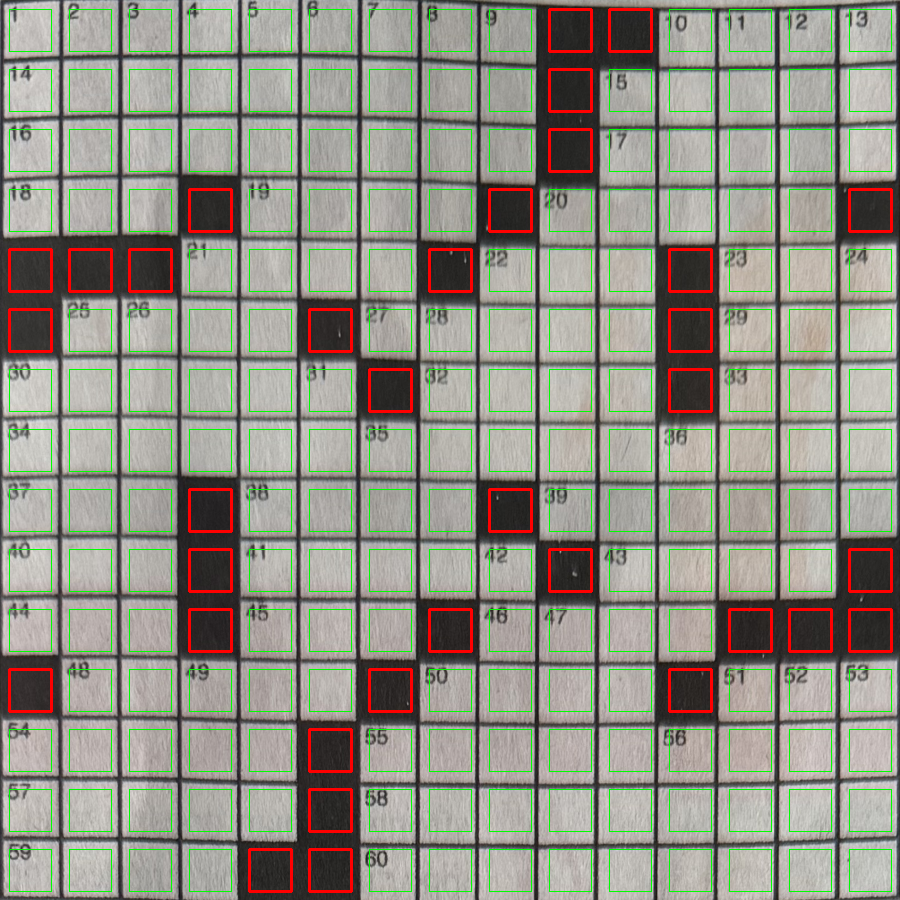
#> input picture crosswords/IMG_5041.debug.png, 900 x 900 px; its folder holds only this picture in this run
$ python extract_grid.py IMG_5041.debug.png
#> lines starting #> are read from the running program, lines starting #| are printed output that depends on the picture; after the words box and inside, x2 and y2 are one past the last pixel; in counts of white or black regions, pixels touching at a corner belong together
#!/usr/bin/env python3
"""
Crossword Grid Extractor
========================
Extracts the empty grid structure (black/white cells and clue numbers)
from a photograph of a newspaper crossword puzzle.

Usage:
    python3 extract_grid.py photos/<image> [--output <output_path>] [--debug]

Output files are written to the output/ directory by default.

Dependencies:
    pip install opencv-python-headless numpy Pillow
"""

import argparse
import json
import sys
from pathlib import Path

import cv2
import numpy as np


def load_and_preprocess(image_path: str) -> tuple[np.ndarray, np.ndarray]:
    """Load image and create a clean grayscale version."""
    img = cv2.imread(image_path)
    if img is None:
        raise FileNotFoundError(f"Cannot read image: {image_path}")
    gray = cv2.cvtColor(img, cv2.COLOR_BGR2GRAY)
    return img, gray


def find_grid_contour(gray: np.ndarray) -> np.ndarray | None:
    """Find the largest square-ish contour (the crossword grid)."""
    # Adaptive threshold to handle uneven lighting in photos
    binary = cv2.adaptiveThreshold(
        gray, 255, cv2.ADAPTIVE_THRESH_GAUSSIAN_C, cv2.THRESH_BINARY_INV, 21, 10
    )
    # Find contours
    contours, _ = cv2.findContours(binary, cv2.RETR_EXTERNAL, cv2.CHAIN_APPROX_SIMPLE)
    # Sort by area, largest first
    contours = sorted(contours, key=cv2.contourArea, reverse=True)

    for cnt in contours[:10]:
        peri = cv2.arcLength(cnt, True)
        approx = cv2.approxPolyDP(cnt, 0.02 * peri, True)
        if len(approx) == 4:
            # Check if roughly square (aspect ratio near 1)
            x, y, w, h = cv2.boundingRect(approx)
            aspect = w / h if h > 0 else 0
            if 0.7 < aspect < 1.4 and w > gray.shape[1] * 0.3:
                return approx
    return None


def order_points(pts: np.ndarray) -> np.ndarray:
    """Order 4 points as: top-left, top-right, bottom-right, bottom-left."""
    rect = np.zeros((4, 2), dtype="float32")
    s = pts.sum(axis=1)
    rect[0] = pts[np.argmin(s)]
    rect[2] = pts[np.argmax(s)]
    d = np.diff(pts, axis=1)
    rect[1] = pts[np.argmin(d)]
    rect[3] = pts[np.argmax(d)]
    return rect


def perspective_transform(img: np.ndarray, contour: np.ndarray, size: int = 750) -> np.ndarray:
    """Warp the grid region to a square image."""
    pts = contour.reshape(4, 2).astype("float32")
    ordered = order_points(pts)
    dst = np.array([[0, 0], [size, 0], [size, size], [0, size]], dtype="float32")
    M = cv2.getPerspectiveTransform(ordered, dst)
    return cv2.warpPerspective(img, M, (size, size))


def detect_grid_size(warped_gray: np.ndarray) -> int:
    """Detect grid dimensions (e.g., 15 for a 15x15 grid) using line detection."""
    size = warped_gray.shape[0]

    # Use edge detection and Hough lines
    edges = cv2.Canny(warped_gray, 50, 150)

    # Project onto axes to find grid lines
    h_proj = np.sum(edges, axis=1).astype(float)
    v_proj = np.sum(edges, axis=0).astype(float)

    # Smooth and find peaks
    kernel = np.ones(3) / 3
    h_proj = np.convolve(h_proj, kernel, mode='same')
    v_proj = np.convolve(v_proj, kernel, mode='same')

    # Find peaks (grid lines)
    h_threshold = np.mean(h_proj) + np.std(h_proj)
    v_threshold = np.mean(v_proj) + np.std(v_proj)

    h_lines = find_line_positions(h_proj, h_threshold, min_distance=size // 25)
    v_lines = find_line_positions(v_proj, v_threshold, min_distance=size // 25)

    # Grid size = number of gaps between lines
    n_rows = max(len(h_lines) - 1, 1)
    n_cols = max(len(v_lines) - 1, 1)

    # Typically crosswords are square; pick the most common standard size
    avg = (n_rows + n_cols) / 2
    for standard in [15, 14, 13, 17, 21]:
        if abs(avg - standard) <= 2:
            return standard

    return round(avg)


def find_line_positions(projection: np.ndarray, threshold: float, min_distance: int) -> list[int]:
    """Find positions of grid lines from a projection profile."""
    above = projection > threshold
    positions = []
    i = 0
    while i < len(above):
        if above[i]:
            # Find center of this peak
            start = i
            while i < len(above) and above[i]:
                i += 1
            center = (start + i) // 2
            if not positions or center - positions[-1] >= min_distance:
                positions.append(center)
        else:
            i += 1
    return positions


def classify_cells(
    warped_gray: np.ndarray,
    grid_size: int,
) -> list[list[str]]:
    """
    Classify each cell as black (#) or white (.).
    Returns a grid_size x grid_size matrix.
    """
    h, w = warped_gray.shape
    cell_h = h / grid_size
    cell_w = w / grid_size

    # Margins to avoid grid lines
    margin_ratio = 0.15
    grid = []

    for r in range(grid_size):
        row = []
        for c in range(grid_size):
            y1 = int(r * cell_h + cell_h * margin_ratio)
            y2 = int((r + 1) * cell_h - cell_h * margin_ratio)
            x1 = int(c * cell_w + cell_w * margin_ratio)
            x2 = int((c + 1) * cell_w - cell_w * margin_ratio)

            cell = warped_gray[y1:y2, x1:x2]
            mean_val = np.mean(cell)

            if mean_val < 100:
                row.append("#")
            else:
                row.append(".")
        grid.append(row)

    return grid


# [39 lines left out: function draw_debug_overlay, not called in this run]


def detect_numbers_in_cells(
    warped_gray: np.ndarray,
    grid_size: int,
    grid: list[list[str]],
) -> dict[tuple[int, int], int]:
    """
    Detect clue numbers in white cells by looking for dark pixels in the
    top-left corner of each cell.
    Returns a dict mapping (row, col) -> estimated clue number.
    """
    h, w = warped_gray.shape
    cell_h = h / grid_size
    cell_w = w / grid_size

    numbered_cells = {}
    number_regions = []

    for r in range(grid_size):
        for c in range(grid_size):
            if grid[r][c] == "#":
                continue

            # Look at top-left quadrant of the cell for a number
            y1 = int(r * cell_h + 1)
            y2 = int(r * cell_h + cell_h * 0.4)
            x1 = int(c * cell_w + 1)
            x2 = int(c * cell_w + cell_w * 0.45)

            region = warped_gray[y1:y2, x1:x2]
            # Threshold for dark pixels (the number text)
            _, binary = cv2.threshold(region, 140, 255, cv2.THRESH_BINARY_INV)
            dark_ratio = np.sum(binary > 0) / binary.size if binary.size > 0 else 0

            if dark_ratio > 0.05:  # Has meaningful dark content = likely a number
                numbered_cells[(r, c)] = True
                number_regions.append((r, c, dark_ratio))

    # Assign sequential numbers based on standard crossword numbering
    # (left-to-right, top-to-bottom)
    number_map = {}
    current_number = 1
    for r in range(grid_size):
        for c in range(grid_size):
            if (r, c) in numbered_cells:
                number_map[(r, c)] = current_number
                current_number += 1

    return number_map


def should_be_numbered(grid: list[list[str]], r: int, c: int, size: int) -> bool:
    """Check if a white cell should be numbered per crossword rules."""
    if grid[r][c] == "#":
        return False

    starts_across = False
    starts_down = False

    # Starts across: left edge or black to the left, AND white to the right
    if c == 0 or grid[r][c - 1] == "#":
        if c + 1 < size and grid[r][c + 1] != "#":
            starts_across = True

    # Starts down: top edge or black above, AND white below
    if r == 0 or grid[r - 1][c] == "#":
        if r + 1 < size and grid[r + 1][c] != "#":
            starts_down = True

    return starts_across or starts_down


def assign_numbers(grid: list[list[str]], size: int) -> dict[tuple[int, int], int]:
    """Assign clue numbers based on standard crossword numbering rules."""
    number_map = {}
    current = 1
    for r in range(size):
        for c in range(size):
            if should_be_numbered(grid, r, c, size):
                number_map[(r, c)] = current
                current += 1
    return number_map


def refine_grid_with_ocr_numbers(
    grid: list[list[str]],
    detected_numbers: dict[tuple[int, int], int],
    size: int,
) -> list[list[str]]:
    """
    Use detected number positions to refine the grid.
    If a cell is detected as having a number but classified as black,
    flip it to white. Similarly validate black cells.
    """
    refined = [row[:] for row in grid]
    for (r, c) in detected_numbers:
        if refined[r][c] == "#":
            # Numbered cell can't be black
            refined[r][c] = "."
    return refined


def grid_to_ascii(grid: list[list[str]], numbers: dict[tuple[int, int], int], size: int) -> str:
    """Render the grid as ASCII art."""
    lines = []
    # Header
    col_width = 4
    header = "    " + "".join(f"{c+1:>{col_width}}" for c in range(size))
    lines.append(header)
    lines.append("  ┌" + "┬".join(["───"] * size) + "┐")

    for r in range(size):
        row_str = f"{r+1:>2}│"
        for c in range(size):
            if grid[r][c] == "#":
                row_str += "███│"
            elif (r, c) in numbers:
                n = numbers[(r, c)]
                row_str += f"{n:>3}│"
            else:
                row_str += "   │"
        lines.append(row_str)
        if r < size - 1:
            lines.append("  ├" + "┼".join(["───"] * size) + "┤")

    lines.append("  └" + "┴".join(["───"] * size) + "┘")
    return "\n".join(lines)


def grid_to_json(
    grid: list[list[str]],
    numbers: dict[tuple[int, int], int],
    size: int,
    image_path: str,
) -> dict:
    """Create a JSON-serializable representation of the grid."""
    # Build the grid matrix: 0=black, -1=unnumbered white, N=numbered white
    matrix = []
    for r in range(size):
        row = []
        for c in range(size):
            if grid[r][c] == "#":
                row.append(0)
            elif (r, c) in numbers:
                row.append(numbers[(r, c)])
            else:
                row.append(-1)
        matrix.append(row)

    # Determine across/down word starts
    across_starts = {}
    down_starts = {}
    for (r, c), n in sorted(numbers.items(), key=lambda x: x[1]):
        # Check if starts across
        if c == 0 or grid[r][c - 1] == "#":
            if c + 1 < size and grid[r][c + 1] != "#":
                # Find length
                length = 1
                while c + length < size and grid[r][c + length] != "#":
                    length += 1
                if length >= 2:
                    across_starts[n] = {"row": r, "col": c, "length": length}
        # Check if starts down
        if r == 0 or grid[r - 1][c] == "#":
            if r + 1 < size and grid[r + 1][c] != "#":
                length = 1
                while r + length < size and grid[r + length][c] != "#":
                    length += 1
                if length >= 2:
                    down_starts[n] = {"row": r, "col": c, "length": length}

    return {
        "source": image_path,
        "grid_size": size,
        "black_cells": sum(1 for r in grid for c in r if c == "#"),
        "white_cells": sum(1 for r in grid for c in r if c == "."),
        "numbered_cells": len(numbers),
        "grid": matrix,
        "across_word_starts": {str(k): v for k, v in across_starts.items()},
        "down_word_starts": {str(k): v for k, v in down_starts.items()},
    }


def extract_crossword_grid(image_path: str, debug: bool = False) -> dict:
    """Main extraction pipeline."""
    print(f"Loading image: {image_path}")
    img, gray = load_and_preprocess(image_path)

    # Step 1: Find the grid boundary
    print("Finding grid contour...")
    contour = find_grid_contour(gray)
    if contour is None:
        # Fallback: try to find the grid using the full image with different methods
        print("  No quad contour found. Trying alternative detection...")
        contour = find_grid_fallback(gray)
        if contour is None:
            print("  ERROR: Could not find crossword grid in image.")
            print("  Try cropping the image to just the grid area.")
            sys.exit(1)

    print(f"  Grid contour found at: {contour.reshape(4,2).tolist()}")

    # Step 2: Perspective-correct the grid
    warped_size = 900  # px per side
    warped = perspective_transform(img, contour, warped_size)
    warped_gray = cv2.cvtColor(warped, cv2.COLOR_BGR2GRAY)

    # Step 3: Detect grid dimensions
    print("Detecting grid size...")
    grid_size = detect_grid_size(warped_gray)
    print(f"  Detected: {grid_size}x{grid_size}")

    # Step 4: Classify cells (black vs white)
    print("Classifying cells...")
    grid = classify_cells(warped_gray, grid_size)
    black_count = sum(1 for r in grid for c in r if c == "#")
    print(f"  Black cells: {black_count}, White cells: {grid_size**2 - black_count}")

    # Step 5: Detect numbers using pixel analysis
    print("Detecting clue numbers...")
    detected_numbers = detect_numbers_in_cells(warped_gray, grid_size, grid)
    print(f"  Detected {len(detected_numbers)} numbered cells (pixel method)")

    # Step 6: Refine grid using detected numbers
    grid = refine_grid_with_ocr_numbers(grid, detected_numbers, grid_size)

    # Step 7: Assign official numbers using crossword rules
    print("Assigning clue numbers by crossword rules...")
    numbers = assign_numbers(grid, grid_size)
    print(f"  Assigned {len(numbers)} numbers (rule-based)")

    # Compare detected vs rule-based
    if abs(len(detected_numbers) - len(numbers)) > 5:
        print(f"  WARNING: Pixel detection found {len(detected_numbers)} numbers "
              f"but rules assign {len(numbers)}. Grid classification may need tuning.")

    # Step 8: Output
    ascii_grid = grid_to_ascii(grid, numbers, grid_size)
    print("\n" + ascii_grid)

    result = grid_to_json(grid, numbers, grid_size, image_path)

    if debug:
        # Draw debug overlay on the FINAL refined grid (not the initial classification)
        debug_img = draw_debug_overlay(warped, grid, numbers, grid_size)

        # Write debug images to output/ sibling directory
        img_stem = Path(image_path).stem
        output_dir = Path(image_path).parent.parent / "output"
        output_dir.mkdir(exist_ok=True)
        debug_path = str(output_dir / f"{img_stem}.debug.png")
        cv2.imwrite(debug_path, debug_img)
        print(f"\nDebug image saved: {debug_path}")

        warped_path = str(output_dir / f"{img_stem}.warped.png")
        cv2.imwrite(warped_path, warped)
        print(f"Warped grid saved: {warped_path}")

    return result


# [37 lines left out: function find_grid_fallback, not called in this run]


def main():
    parser = argparse.ArgumentParser(description="Extract crossword grid from a photo")
    parser.add_argument("image", help="Path to the crossword image")
    parser.add_argument("--output", "-o", help="Output JSON path (default: same name .grid.json)")
    parser.add_argument("--debug", "-d", action="store_true", help="Save debug images")
    parser.add_argument("--size", "-s", type=int, help="Override grid size (e.g., 15)")
    args = parser.parse_args()

    result = extract_crossword_grid(args.image, debug=args.debug)
#> in load_and_preprocess, img is the input picture: shape (900, 900, 3); mean B, G, R 129.4, 142.8, 141.6
#> in find_grid_contour, `binary = cv2.adaptiveThreshold( gray, 255, cv2.ADAPTIVE_THRESH_GAUSSIA..`:
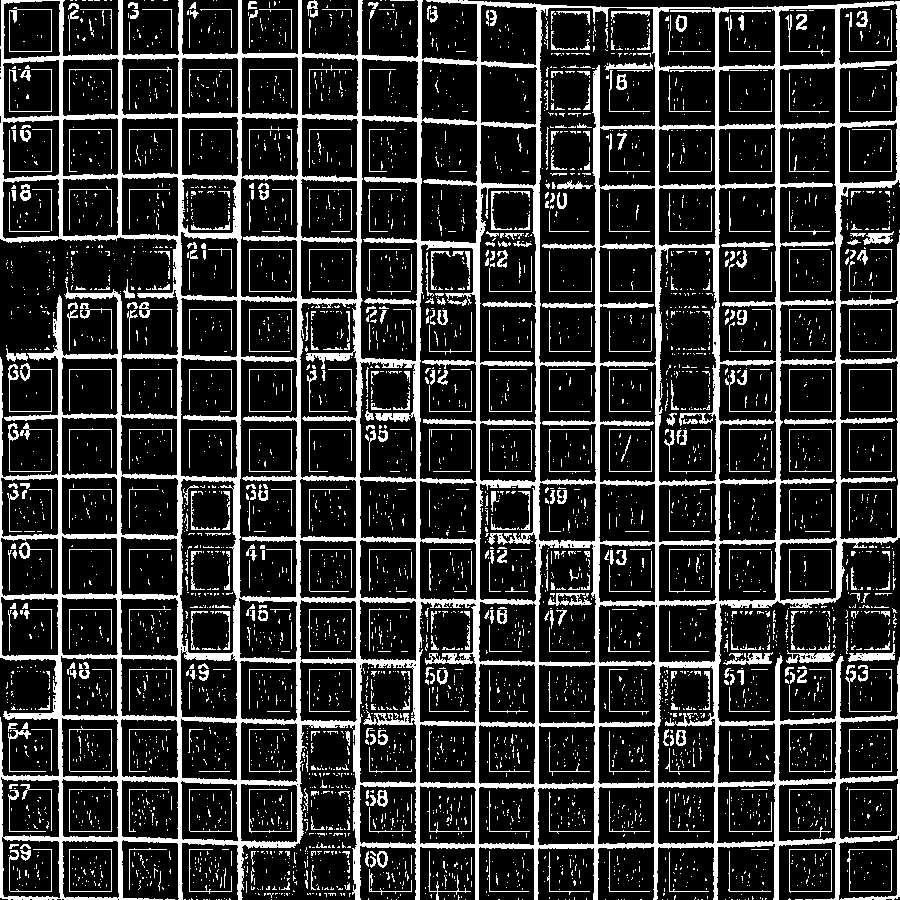
#> binary: shape (900, 900); 20.3% white; 4431 white regions (3879 under 20 px)
#> in find_grid_contour, `contours, _ = cv2.findContours(binary, cv2.RETR_EXTERNAL, cv2.CHAIN_AP..`: contours = 1100 contours, 1046 with area under 20; largest, box (x1, y1, x2, y2) and area: (0, 0, 900, 900) 672930, (847, 849, 892, 892) 1772, (789, 849, 832, 893) 1765, (786, 650, 835, 664) 300, (848, 644, 895, 662) 282
#> the loop in find_grid_contour, `for cnt in contours[:10]:` made 1 pass
#> (peri, approx, x, y, w, h, aspect) on pass 1: (9772.2, [[1, 0], [0, 897], [897, 898], [899, 1]], 0, 0, 900, 899, 1)
#> in extract_crossword_grid, `contour = find_grid_contour(gray)`: contour = [[1, 0], [0, 897], [897, 898], [899, 1]]
#|   Grid contour found at: [[1, 0], [0, 897], [897, 898], [899, 1]]
#> in order_points, `s = pts.sum(axis=1)`: s = [1, 897, 1795, 900]
#> in order_points, `d = np.diff(pts, axis=1)`: d = [-1, 897, 1, -898]
#> in perspective_transform, `ordered = order_points(pts)`: ordered = [[1, 0], [899, 1], [897, 898], [0, 897]]
#> in perspective_transform, `M = cv2.getPerspectiveTransform(ordered, dst)`: M = [[1, 0.00112, -1], [-0.00112, 1, 0.00112], [2.77e-09, -1.24e-06, 1]]
#> in perspective_transform, `return cv2.warpPerspective(img, M, (size, size))`:
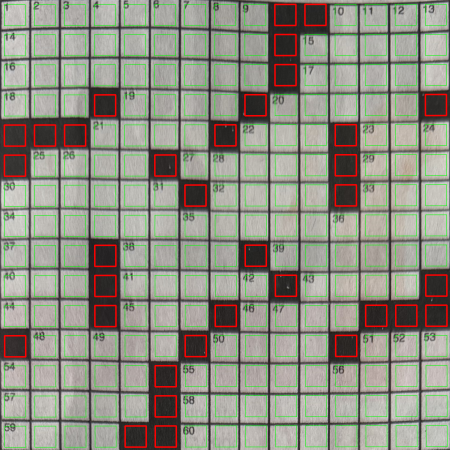
#> returned value: shape (900, 900, 3) (shown at 1/2 size); mean of channels 0, 1, 2 129.6, 143.1, 141.8; drawn as B, G, R
#> in extract_crossword_grid, `warped_gray = cv2.cvtColor(warped, cv2.COLOR_BGR2GRAY)`:
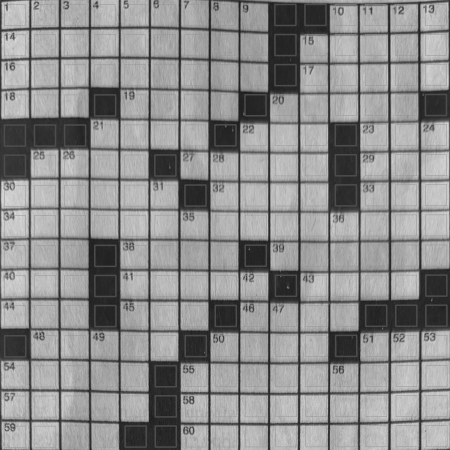
#> warped_gray: shape (900, 900) (shown at 1/2 size); min 19, max 220, mean 141.2
#> in detect_grid_size, `edges = cv2.Canny(warped_gray, 50, 150)`:
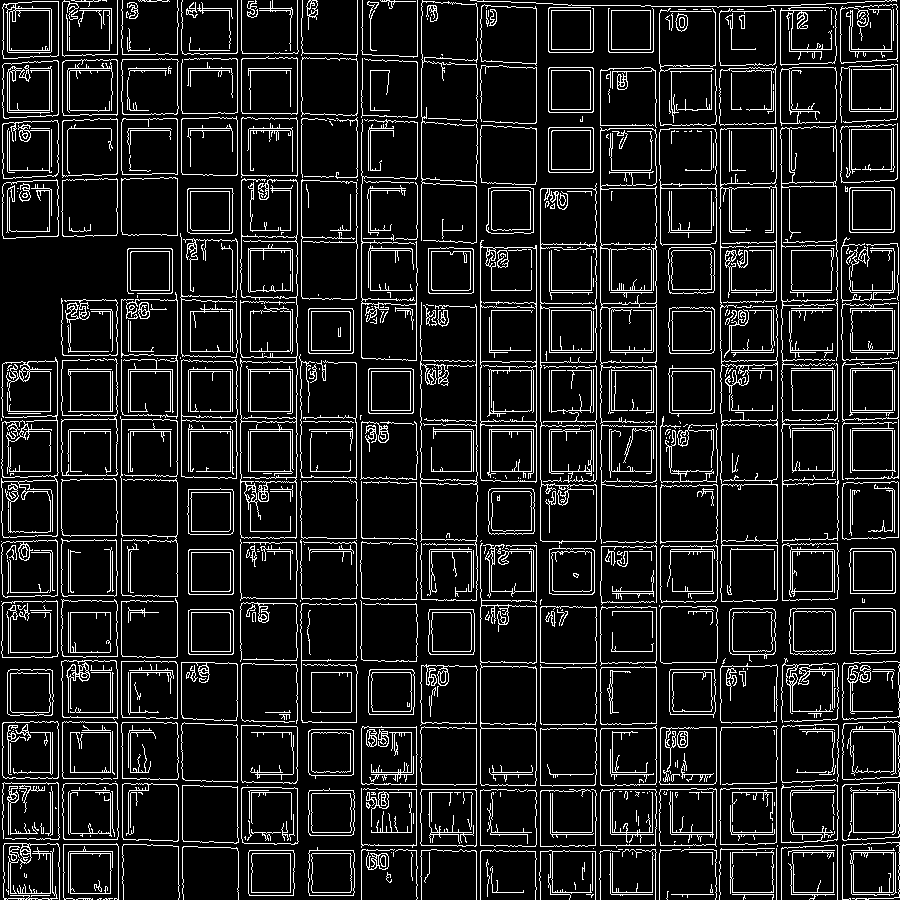
#> edges: shape (900, 900); 11.8% white in thin lines or dots
#> in detect_grid_size, `h_proj = np.sum(edges, axis=1).astype(float)`: h_proj = 900 values, max 129030 at index 832, min 5355 at index 658, mean 27037.4
#> in detect_grid_size, `v_proj = np.sum(edges, axis=0).astype(float)`: v_proj = 900 values, max 168810 at index 480, min 0 at index 0, mean 27037.4
#> (the rest of the program and of its run is left out)
